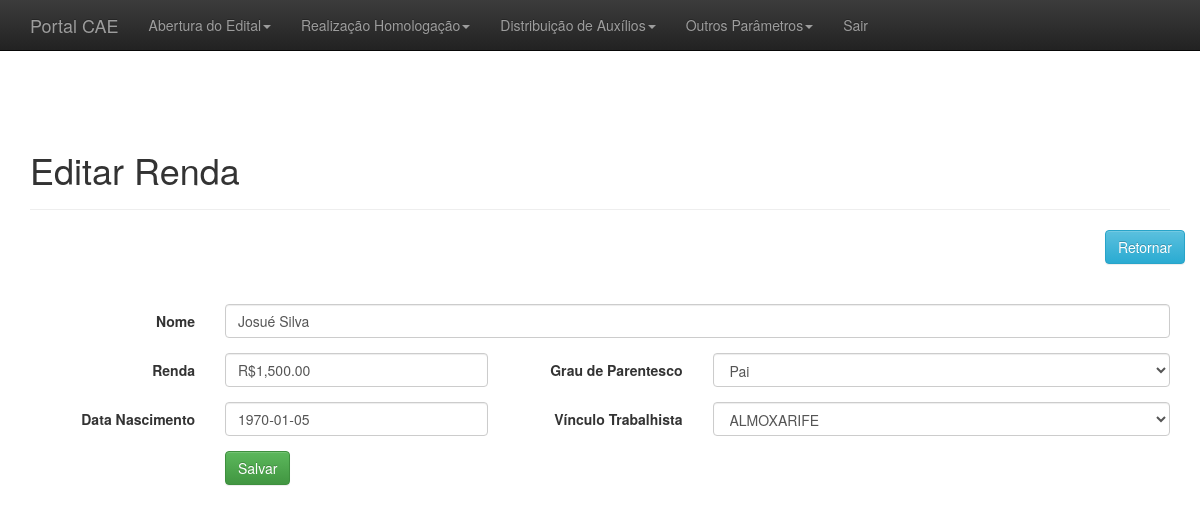
/adm/editar_itemRenda.php?id=1, run on the app's committed database.
### tables this page shows
CREATE TABLE `itemrenda` (
  `id` int(11) NOT NULL,
  `nome` varchar(45) NOT NULL,
  `dataNascimento` date NOT NULL,
  `totalRenda` decimal(10,0) NOT NULL,
  `candidatura_id` int(11) NOT NULL,
  `vinculoTrabalhista_id` int(11) NOT NULL,
  `grauParentesco_id` int(11) NOT NULL
);

CREATE TABLE `grauparentesco` (
  `id` int(11) NOT NULL,
  `parentesco` varchar(45) NOT NULL
);

CREATE TABLE `vinculotrabalhista` (
  `id` int(11) NOT NULL,
  `ocupacao` varchar(45) NOT NULL
);

### adm/editar_itemRenda.php (the view, shortened to what this page needs)
<?php
include_once("conexao.php");
include_once("header_adm.php");
include_once("menu_admin.php");
?>
<br>
<?php
$id = $_GET['id'];
$result = mysqli_query($conectar, "SELECT * FROM itemRenda WHERE id = '$id' LIMIT 1");
$resultado = mysqli_fetch_assoc($result);
?>
<br>
<div class="container theme-showcase" role="main">
	<div class="page-header">
		<h1>Editar Renda</h1>
	</div>
	<div class="row espaco">
		<div class="pull-right">
			<a href='efetuarHomologacao.php?idCandidatura=<?php echo $resultado['candidatura_id'];?>'><button type='button' class='btn btn-info'>Retornar</button></a>
		</div>
	</div>
	<br>
	<div class="row">
		<div class="col-md-12">
			<form class="form-horizontal" method = "POST" action = "processa/proc_edit_renda.php">
				<div class="form-group">
					<label for="inputEmail3" class="col-sm-2 control-label">Nome</label>
					<div class="col-sm-10">
						<input type="text" class="form-control" name="nome" placeholder="Nome Completo" value = "<?php echo $resultado['nome'];?>">
					</div>
				</div>
				<div class="form-group">
					<label for="inputPassword3" class="col-sm-2 control-label">Renda</label>
					<div class="col-sm-3">
						<input type="text" class="form-control" id="totalRenda" name="totalRenda" placeholder="Total Renda" value = "<?php echo $resultado['totalRenda'];?>">
					</div>
					<label class="col-sm-2 control-label">Grau de Parentesco</label>
					<div class="col-sm-5">
						<?php $result_grauparentesco_2= mysqli_query($conectar,"SELECT id, parentesco from grauparentesco ");?>
						<select  id="grauparentesco_id" name="grauparentesco_id" class="form-control">
							<?php foreach($result_grauparentesco_2 as $rgrauparentesco_id_2): ?>
							<option value="<?php echo $rgrauparentesco_id_2['id'];?>" <?php if($resultado['grauParentesco_id']== $rgrauparentesco_id_2['id']) echo "selected"; ?>><?php  echo $rgrauparentesco_id_2['parentesco'];?>
							</option><?php endforeach;?>
						</select>
					</div>
				</div>
				<div class="form-group">
					<label for="inputEmail3" class="col-sm-2 control-label">Data Nascimento</label>
					<div class="col-sm-3">
						<input type="text" class="form-control" name="dataNascimento" placeholder="Nascimento" value = "<?php echo $resultado['dataNascimento'];?>">
					</div>
					<label class="col-sm-2 control-label">Vínculo Trabalhista</label>
					<div class="col-sm-5">
						<?php $result_vinculotrabalhista_2= mysqli_query($conectar,"SELECT id, ocupacao from vinculotrabalhista ");?>
						<select  id="vinculotrabalhista_id" name="vinculotrabalhista_id" class="form-control">
							<?php foreach($result_vinculotrabalhista_2 as $rvinculotrabalhista_id_2): ?>
							<option value="<?php echo $rvinculotrabalhista_id_2['id'];?>" <?php if($resultado['vinculoTrabalhista_id']== $rvinculotrabalhista_id_2['id']) echo "selected"; ?>><?php  echo $rvinculotrabalhista_id_2['ocupacao'];?>
							</option><?php endforeach;?>
						</select>
					</div>
				</div>
				<div class="form-group">
				<div class="col-sm-offset-2 col-sm-10">
					<button type="submit" class="btn btn-success">Salvar</button>
				</div>
			</div>
		</form>
	</div>
</div>
    <?php
    include_once("footer_adm.php");
    ?>

### adm/css/theme.css (style rules this page uses)
body { padding-top: 70px; padding-bottom: 30px; }
.espaco { margin-bottom:20px; }

### data on the page
itemrenda: nome "Josué Silva", totalRenda "R$1,500.00", grauparentesco_id "Pai", dataNascimento "1970-01-05", vinculotrabalhista_id "ALMOXARIFE"
